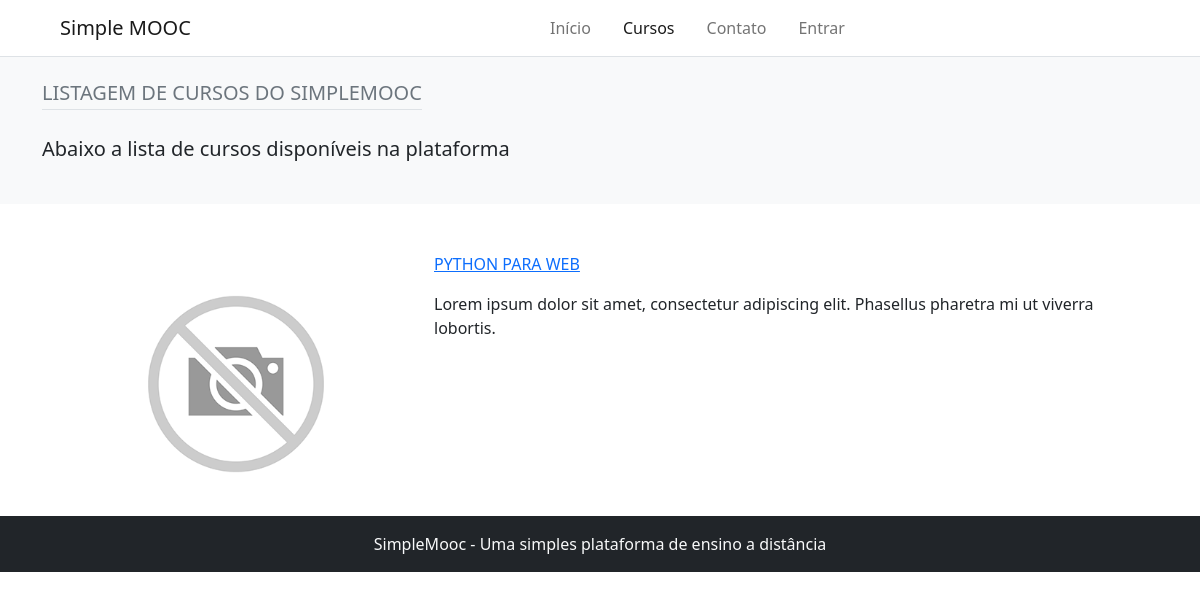
The app's page /courses/, older data.
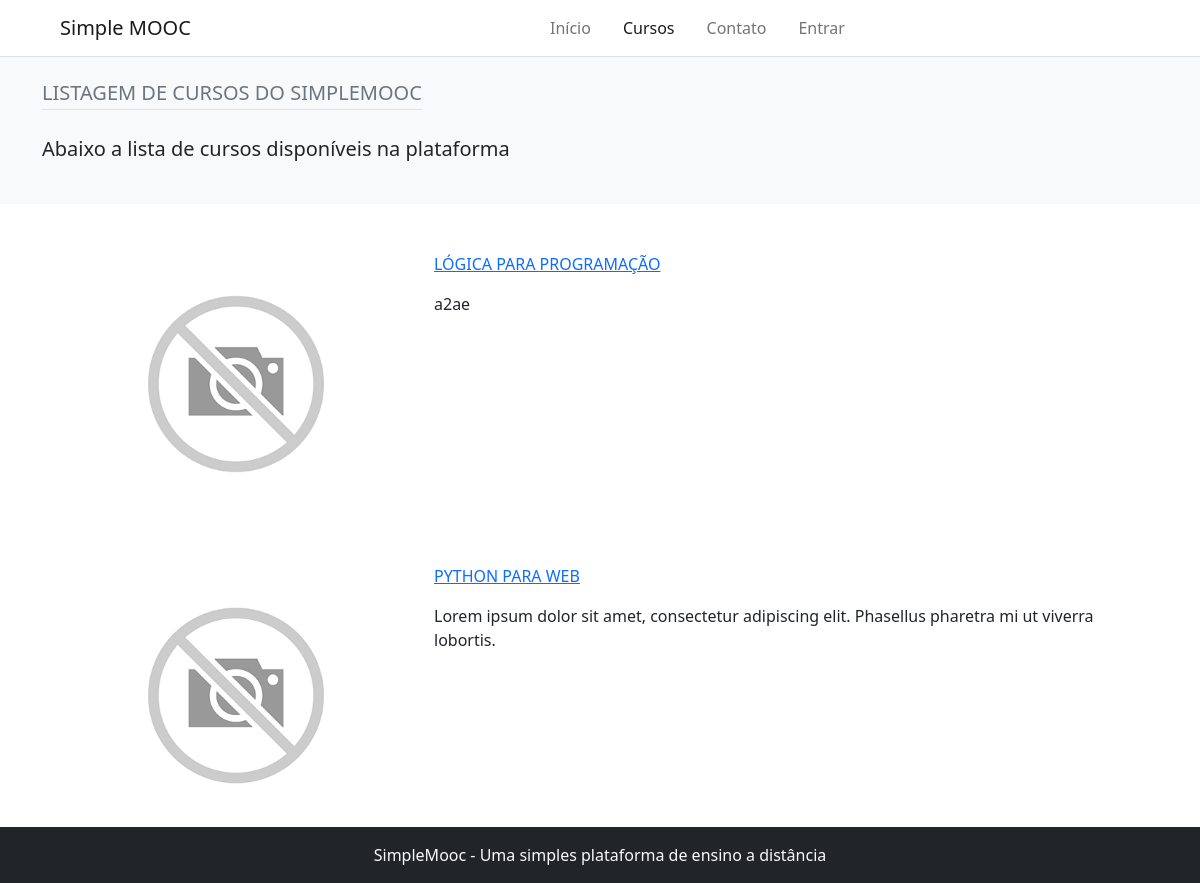
The same page, newer data.
### Courses/models.py (models this page shows, shortened)
class Course(models.Model):
    name_course = models.CharField(max_length=50, verbose_name='Nome do curso')
    slug_course = models.SlugField(verbose_name='Atalho', blank=True)
    description_course = models.CharField(max_length=255, verbose_name='Descrição do curso')
    about_course = models.TextField(verbose_name='Sobre o curso')
    image_course = models.ImageField(upload_to='course_img/%Y/%m/%d', verbose_name='Imagem', null=True, blank=True)
    created_at = models.DateTimeField(auto_now_add= True, verbose_name='Data de criação')
    update_at = models.DateTimeField(auto_now=True, verbose_name='Data de atualização')
    objects = CourseManager()
    def get_absolute_url(self):
        return reverse('detail-course', args=[self.slug_course])
    class Meta:
        verbose_name = 'curso'
        verbose_name_plural = 'cursos'

### core/views.py (the view)
# urls.py: path('courses/', views.courses, name='courses'),
def courses(request):
    courses = Course.objects.order_by('-id')
    return render(request, 'core/list_courses.html', {'courses': courses})

### core/templates/core/list_courses.html (shortened to what this page needs)
{% extends 'base.html' %}
{% load static %}
{% block 'content' %}
    {% include 'partials/_header.html' %}
    <div class="bg-light">
        <div class="container pt-4 pb-4">
            <h2 class="d-inline-block text-uppercase text-muted fs-5 mb-4 pb-1 border-bottom">Listagem de cursos do simplemooc</h2>
            <p class="fs-5">Abaixo a lista de cursos disponíveis na plataforma</p>
        </div>
    </div>
    <div class="container courses">
        {% for course in courses %}
            <div class="container card mt-5 border-0" style="max-width: 1140px;">
                <div class="row g-0">
                    <div class="col-md-4">
                        {% if course.image_course %}
                            <img src="{{ course.image_course.url }}" class="img-fluid rounded-start" alt="{{ course.name_course }}">
                        {% else %}
                            <img src="{% static 'img/unnamed.png' %}" class="img-fluid rounded-start" alt="{{ course.name_course }}">
                        {% endif %}
                    </div>
                    <div class="col-md-8">
                        <div class="card-body py-0">
                            <a href="{{ course.get_absolute_url }}" class="d-block text-uppercase mb-3 stretched-link">
                                {{ course.name_course }}
                            </a>
                            <p class="fw-bold">{{ course.description_course|linebreaks }}</p>
                        </div>
                    </div>
                </div>
            </div>
        {% empty %}
            <h1 class="fs-2 mt-5">Nenhum curso está disponivel na plataforma</h1>
        {% endfor %}
    </div>
    {% include 'partials/_footer.html' %}
{% endblock %}

### templates/base.html (shortened to what this page needs)
{% load static %}
<!DOCTYPE html>
<html lang="pt-br">
<head>
    <link rel="stylesheet" href="https://use.fontawesome.com/releases/v5.15.4/css/all.css">
    <link href="https://cdn.jsdelivr.net/npm/bootstrap@5.0.2/dist/css/bootstrap.min.css" rel="stylesheet">
</head>
<body>
    <div id="content">
        {% block 'content' %} {% endblock %}
    </div>
</body>
</html>

### templates/partials/_header.html (shortened to what this page needs)
<nav class="navbar navbar-expand-lg navbar-light bg-light border-bottom" style="background-color: white !important;">
    <div class="container-fluid">
        <a class="navbar-brand ms-5" href="#">Simple MOOC</a>
        <div class="collapse navbar-collapse" id="navbarSupportedContent">
            <ul class="navbar-nav me-auto mb-2 mb-lg-0 mx-auto" style="gap: 1rem;">
                <li class="nav-item">
                    {% if home %}
                        <a class="nav-link active" aria-current="page" href="{% url 'home' %}">Início</a>
                    {% else %}
                        <a class="nav-link" aria-current="page" href="{% url 'home' %}">Início</a>
                    {% endif %}
                </li>
                <li class="nav-item">
                    {% if courses %}
                        <a class="nav-link active" aria-current="page" href="{% url 'courses' %}">Cursos</a>
                    {% else %}
                        <a class="nav-link" aria-current="page" href="{% url 'courses' %}">Cursos</a>
                    {% endif %}
                </li>
                <li class="nav-item">
                    {% if contact %}
                        <a class="nav-link active" aria-current="page" href="{% url 'contact' %}">Contato</a>
                    {% else %}
                        <a class="nav-link" aria-current="page" href="{% url 'contact' %}">Contato</a>
                    {% endif %}
                </li>
                {% if user.is_authenticated %}
                    <li class="nav-item">
                        <a class="nav-link" aria-current="page" href="{% url 'logout' %}">Sair</a>
                    </li>
                    <li class="nav-item">
                        <a class="nav-link" aria-current="page" href="{% url 'dashboard' %}">Dashboard</a>
                    </li>
                {% else %}
                    <li class="nav-item">
                        <a class="nav-link" aria-current="page" href="{% url 'login' %}">Entrar</a>
                    </li>
                {% endif %}
            </ul>
        </div>
    </div>
</nav>

### templates/partials/_footer.html
<footer class="text-center bg-dark py-3">
    <small class="text-light fs-6">SimpleMooc - Uma simples plataforma de ensino a distância</small>
</footer>

Row changes from the older to the newer data that the page shows:
added Course: name_course "LÓGICA PARA PROGRAMAÇÃO", description_course "a2ae"
